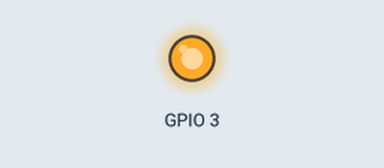
The program below on a simulated Raspberry Pi (BCM pin numbers), started with the arguments 3 3 3. On the bench: output pins drawn as LEDs (lit = HIGH). At 18.0 s the program stops and its outputs stay as they are.

Above: at 1.5 s.
At 4.5 s:
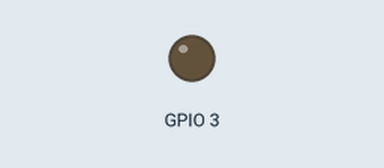
Timing chart, 0 to 7.8 s (numbered marks = the images above):
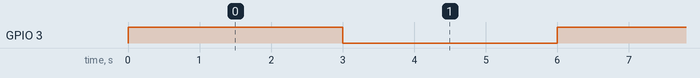

The program:

flash.py
```python
#!/usr/bin/env python

import RPi.GPIO as GPIO
import sys
import time

if len(sys.argv) < 4:
	raise Exception('switch.py <GPIO num> <interval> <times>')

port = int(sys.argv[1])
interval = float(sys.argv[2])
times = int(sys.argv[3])

GPIO.setmode(GPIO.BCM)
GPIO.setup(port, GPIO.OUT)

for i in range(times):
	GPIO.output(port, True)
	time.sleep(interval)
	GPIO.output(port, False)
	time.sleep(interval)
```

Measured:
- by itself, GPIO 3: alternates HIGH for 3.0 s and LOW for 3.0 s
